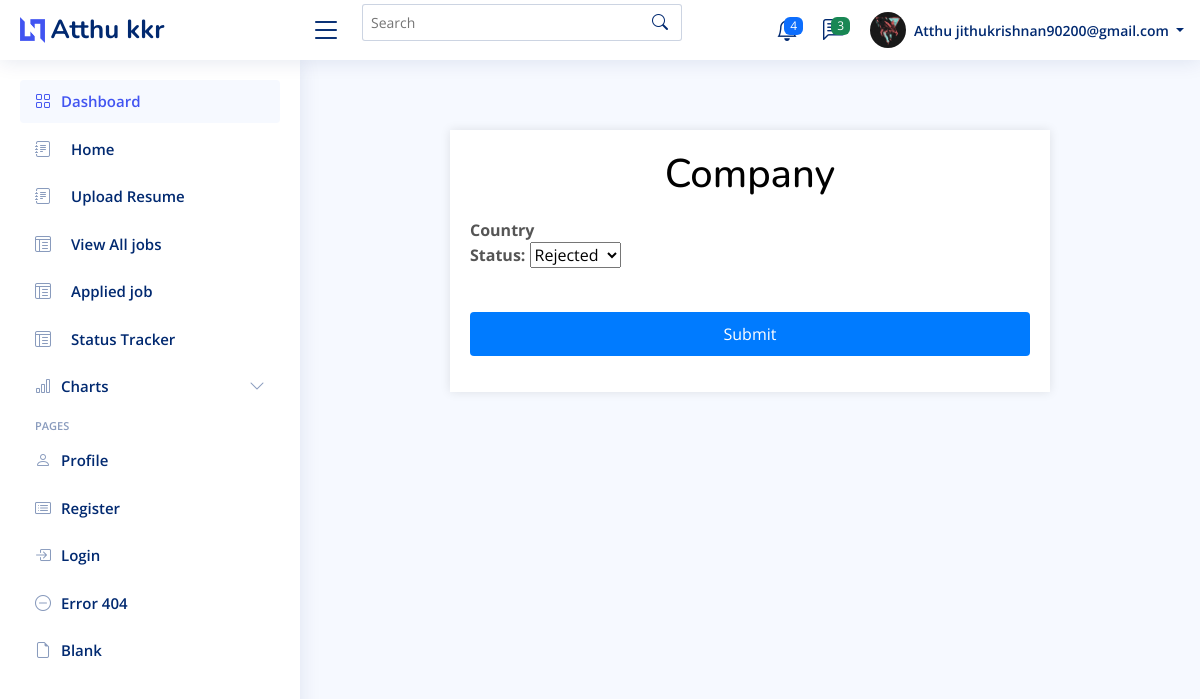
The page /job/status_track_update_emp/2/ (signed in) on the database its author committed.
### UserApplicant/models.py (models this page shows, shortened)
class User(AbstractUser):
    email = models.EmailField(unique=True)
    is_employer=models.BooleanField(default=False)
    is_jobseeker=models.BooleanField(default=False)
    has_resume=models.BooleanField(default=False)
    has_company=models.BooleanField(default=False)
    is_verified =models.BooleanField(default=False)
    verification_token= models.CharField(max_length=64,unique=True,blank=True)
    is_blocked =models.BooleanField(default=False)

class jobseeker_Profile(models.Model):
    user =models.OneToOneField(User, on_delete=models.CASCADE)
    phone_number=models.CharField(max_length=15,blank=True,null=True)
    address=models.CharField(max_length=255,blank=True,null=True)
    profile_picture=models.ImageField(upload_to='profile_pictures/',blank=True,null=True)
    first_name=models.CharField(max_length=30,blank=True,null=True)
    last_name=models.CharField(max_length=30,blank=True,null=True)
    date_of_birth=models.DateField(blank=True,null=True)
    about=models.TextField()
    gender=models.CharField(max_length=15,blank=True,null=True)
    education = models.CharField(max_length=100, blank=True, null=True)
    job=models.CharField(max_length=50,blank=True,null=True)
    country=models.CharField(max_length=50,blank=True,null=True)
    skills = models.ManyToManyField(Skill)
    x =models.URLField(max_length=255,blank=True,null=True)
    insta =models.URLField(max_length=255,blank=True,null=True)
    facebook=models.URLField(max_length=255,blank=True,null=True)
    linkedin=models.URLField(max_length=255,blank=True,null=True)

### Job/models.py (models this page shows, shortened)
class Apply_Job(models.Model):
    STATUS_CHOICES = [
        ('Pending', 'Pending'),
        ('Accepted', 'Accepted'),
        ('Rejected', 'Rejected'),
    ]
    user=models.ForeignKey(User,on_delete=models.CASCADE)
    job=models.ForeignKey(JobPost,on_delete=models.CASCADE)
    timestamp=models.DateTimeField(auto_now_add=True)
    status= models.CharField(max_length=10, choices=STATUS_CHOICES, default='Pending')

### Job/views.py (the view, shortened to what this page needs)
# urls.py: path('status_track_update_emp/<int:pk>/',views.StatusTrackUpdateEmpView.as_view(),name="status_track_update_emp"),
class StatusTrackUpdateEmpView(UpdateView):
    model=Apply_Job
    template_name='Job/update_status.html'
    fields = ['status']
    success_url = '/job_application_list_stats/'
    context_object_name='job'

### templates/Job/update_status.html (shortened to what this page needs)
{% extends 'Dashboard/Dashboard.html' %}
{% load widget_tweaks %}
{% load static %}
{% block header %}
{% if request.user.is_jobseeker%}
  <header id="header" class="header fixed-top d-flex align-items-center">
    <div class="d-flex align-items-center justify-content-between">
      <a href="index.html" class="logo d-flex align-items-center">
        <img src="{% static 'img/img/logo.png' %}" alt="">
        <span class="d-none d-lg-block">{{ request.user.jobseeker_profile.first_name }} {{ request.user.jobseeker_profile.last_name }}</span>
      </a>
      <i class="bi bi-list toggle-sidebar-btn"></i>
    </div>
<div class="search-bar">
  <form class="search-form d-flex align-items-center" method="POST" action="#">
    <input type="text" name="query" placeholder="Search" title="Enter search keyword">
    <button type="submit" title="Search"><i class="bi bi-search"></i></button>
  </form>
</div>
    <nav class="header-nav ms-auto">
      <ul class="d-flex align-items-center">
        <li class="nav-item dropdown">
          <a class="nav-link nav-icon" href="#" data-bs-toggle="dropdown">
            <span class="badge bg-primary badge-number">4</span>
          </a>
        </li>
        <li class="nav-item dropdown">
          <a class="nav-link nav-icon" href="#" data-bs-toggle="dropdown">
            <span class="badge bg-success badge-number">3</span>
          </a>
        </li>
        <li class="nav-item dropdown pe-3">
          <a class="nav-link nav-profile d-flex align-items-center pe-0" href="#" data-bs-toggle="dropdown">
            {% if request.user.jobseeker_profile.profile_picture %}
                   <img src="{{ request.user.jobseeker_profile.profile_picture.url }}" alt="Profile" class="rounded-circle">
            {% else %}
                   <img src="{% static 'images/faces/face28.png' %}" alt="Default Profile Picture">
            {% endif %}
            <span class="d-none d-md-block dropdown-toggle ps-2">{{ request.user.jobseeker_profile.first_name }}
              {{ request.user.email}}
            </span>
          </a>
        </li>
      </ul>
    </nav>
  </header>
  {% endif %}
  {% endblock header %}
{% block sidebar %}
{% if request.user.is_jobseeker %}
<aside id="sidebar" class="sidebar">
  <ul class="sidebar-nav" id="sidebar-nav">
    <li class="nav-item">
      <a class="nav-link " href="index.html">
        <i class="bi bi-grid"></i>
        <span>Dashboard</span>
      </a>
    </li>
    <li class="nav-item">
      <a class="nav-link collapsed"  href="{% url "jobseeker_dash" %}">
        <i class="bi bi-journal-text"></i> <span>Home</span>
      </a>
    </li>
    <li class="nav-item">
      <a class="nav-link collapsed"  href="{% url "update_resume" %}">
        <i class="bi bi-journal-text"></i> <span>Upload Resume</span>
      </a>
    </li>
      <li class="nav-item">
        <a class="nav-link collapsed"  href="{% url "seeker_view_all_jobs" %}">
          <i class="bi bi-layout-text-window-reverse"></i><span>View All jobs</span>
        </a>
      </li>
      <li class="nav-item">
        <a class="nav-link collapsed"  href="{% url "applied_job" %}">
          <i class="bi bi-layout-text-window-reverse"></i><span>Applied job</span>
        </a>
      </li>
      <li class="nav-item">
        <a class="nav-link collapsed"  href="{% url "status_track_seeker" %}">
          <i class="bi bi-layout-text-window-reverse"></i><span>Status Tracker</span>
        </a>
      </li>
    <li class="nav-item">
      <a class="nav-link collapsed" data-bs-target="#charts-nav" data-bs-toggle="collapse" href="{% url "jobseeker_dash" %}">
        <i class="bi bi-bar-chart"></i><span>Charts</span><i class="bi bi-chevron-down ms-auto"></i>
      </a>
    </li>
    <li class="nav-heading">Pages</li>
    <li class="nav-item">
      <a class="nav-link collapsed" href="{% url "update_profile_job" %}">
        <i class="bi bi-person"></i>
        <span>Profile</span>
      </a>
    </li>
    <li class="nav-item">
      <a class="nav-link collapsed" href="{% url "register_seeker" %}">
        <i class="bi bi-card-list"></i>
        <span>Register</span>
      </a>
    </li>
    <li class="nav-item">
      <a class="nav-link collapsed" href="{% url "login_user" %}">
        <i class="bi bi-box-arrow-in-right"></i>
        <span>Login</span>
      </a>
    </li>
    <li class="nav-item">
      <a class="nav-link collapsed" href="#">
        <i class="bi bi-dash-circle"></i>
        <span>Error 404</span>
      </a>
    </li>
    <li class="nav-item">
      <a class="nav-link collapsed" href="#">
        <i class="bi bi-file-earmark"></i>
        <span>Blank</span>
      </a>
    </li>
  </ul>
</aside>
{% endif %}
{% endblock sidebar %}
{% block main %}
<main id="main" class="main">
    <section class="section profile">
        <div class="ever">
            <h2 style="text-align: center; color: black; font-size: 40px;"> Company</h2>
                <form id="profile-form" method="POST" enctype="multipart/form-data" class="needs-validation" novalidate>
                    <div>
                        <label for="country">Country</label>
                    </div>
                    <label for="status">Status:</label>
                <select id="status" name="status">
                    <option value="Rejected" {% if job.status == "Rejected" %}selected{% endif %}>Rejected</option>
                </select>
                <br><br>
                <button type="submit" class="btn btn-primary" style="margin-top: 20px;">Submit</button>
                </form>
        </div>
    </section>
</main>
{% endblock main %}
{% block script %}
<link rel="stylesheet" href="https://ajax.googleapis.com/ajax/libs/jqueryui/1.12.1/themes/smoothness/jquery-ui.css">
{% endblock  %}

### static/css/css/style.css (style rules this page uses)
:root { scroll-behavior: smooth; }
body { font-family: "Open Sans", sans-serif; background: #f6f9ff; color: #444444; }
a { color: #4154f1; text-decoration: none; }
h1, h2, h3, h4, h5, h6 { font-family: "Nunito", sans-serif; }
#main { margin-top: 60px; padding: 20px 30px; transition: all 0.3s; }
.logo { line-height: 1; }
@media (min-width: 1200px) { .logo { width: 280px; } }
.logo img { max-height: 26px; margin-right: 6px; }
.logo span { font-size: 26px; font-weight: 700; color: #012970; font-family: "Nunito", sans-serif; }
.header { transition: all 0.5s; z-index: 997; height: 60px; box-shadow: 0px 2px 20px rgba(1, 41, 112, 0.1); background-color: #fff; padding-left: 20px; }
.header .toggle-sidebar-btn { font-size: 32px; padding-left: 10px; cursor: pointer; color: #012970; }
.header .search-bar { min-width: 360px; padding: 0 20px; }
.header .search-form { width: 100%; }
.header .search-form input { border: 0; font-size: 14px; color: #012970; border: 1px solid rgba(1, 41, 112, 0.2); padding: 7px 38px 7px 8px; border-radius: 3px; transition: 0.3s; width: 100%; }
.header .search-form button { border: 0; padding: 0; margin-left: -30px; background: none; }
.header .search-form button i { color: #012970; }
.header-nav ul { list-style: none; }
.header-nav>ul { margin: 0; padding: 0; }
.header-nav .nav-icon { font-size: 22px; color: #012970; margin-right: 25px; position: relative; }
.header-nav .nav-profile { color: #012970; }
.header-nav .nav-profile img { max-height: 36px; }
.header-nav .nav-profile span { font-size: 14px; font-weight: 600; }
.header-nav .badge-number { position: absolute; inset: -2px -5px auto auto; font-weight: normal; font-size: 12px; padding: 3px 6px; }
.sidebar { position: fixed; top: 60px; left: 0; bottom: 0; width: 300px; z-index: 996; transition: all 0.3s; padding: 20px; overflow-y: auto; scrollbar-width: thin; scrollbar-color: #aab7cf transparent; box-shadow: 0px 0px 20px rgba(1, 41, 112, 0.1); background-color: #fff; }
@media (min-width: 1200px) { #main, #footer { margin-left: 300px; } }
.sidebar-nav { padding: 0; margin: 0; list-style: none; }
.sidebar-nav li { padding: 0; margin: 0; list-style: none; }
.sidebar-nav .nav-item { margin-bottom: 5px; }
.sidebar-nav .nav-heading { font-size: 11px; text-transform: uppercase; color: #899bbd; font-weight: 600; margin: 10px 0 5px 15px; }
.sidebar-nav .nav-link { display: flex; align-items: center; font-size: 15px; font-weight: 600; color: #4154f1; transition: 0.3; background: #f6f9ff; padding: 10px 15px; border-radius: 4px; }
.sidebar-nav .nav-link i { font-size: 16px; margin-right: 10px; color: #4154f1; }
.sidebar-nav .nav-link.collapsed { color: #012970; background: #fff; }
.sidebar-nav .nav-link.collapsed i { color: #899bbd; }
.sidebar-nav .nav-link .bi-chevron-down { margin-right: 0; transition: transform 0.2s ease-in-out; }

### templates/Job/update_status.html (style rules this page uses)
.ever { max-width: 600px; margin: 50px auto; padding: 20px; background-color: #fff; box-shadow: 0 0 10px rgba(0, 0, 0, 0.1); }
.ever h2 { text-align: center; color: black; font-size: 40px; margin-bottom: 20px; }
label { font-weight: bold; color: #555; }
.btn-primary { width: 100%; padding: 10px; background-color: #007BFF; color: #fff; border: none; border-radius: 4px; cursor: pointer; font-size: 16px; margin-top: 10px; }

### rows shown on the page
User: user.jobseeker_profile.first_name "Atthu", user.jobseeker_profile.last_name "kkr", user.jobseeker_profile.profile_picture (picture), user.email "jithukrishnan90200@gmail.com"
Apply_Job: status "Rejected"
